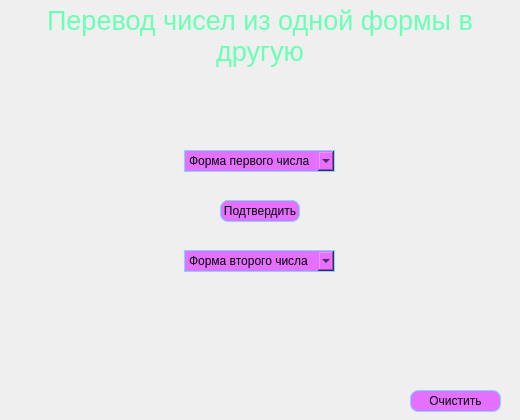
<?xml version="1.0" encoding="UTF-8"?>
<ui version="4.0">
 <class>trig1</class>
 <widget class="QWidget" name="trig1">
  <property name="geometry">
   <rect>
    <x>0</x>
    <y>0</y>
    <width>520</width>
    <height>420</height>
   </rect>
  </property>
  <property name="windowTitle">
   <string>Form</string>
  </property>
  <widget class="QTextBrowser" name="trig">
   <property name="enabled">
    <bool>true</bool>
   </property>
   <property name="geometry">
    <rect>
     <x>0</x>
     <y>0</y>
     <width>520</width>
     <height>470</height>
    </rect>
   </property>
   <property name="styleSheet">
    <string notr="true">background-color: rgba(255, 255, 255, 0);
font: 20pt &quot;MS Serif&quot;;

</string>
   </property>
   <property name="html">
    <string>&lt;!DOCTYPE HTML PUBLIC &quot;-//W3C//DTD HTML 4.0//EN&quot; &quot;http://www.w3.org/TR/REC-html40/strict.dtd&quot;&gt;
&lt;html&gt;&lt;head&gt;&lt;meta name=&quot;qrichtext&quot; content=&quot;1&quot; /&gt;&lt;style type=&quot;text/css&quot;&gt;
p, li { white-space: pre-wrap; }
&lt;/style&gt;&lt;/head&gt;&lt;body style=&quot; font-family:'MS Serif'; font-size:20pt; font-weight:400; font-style:normal;&quot;&gt;
&lt;p align=&quot;center&quot; style=&quot; margin-top:0px; margin-bottom:0px; margin-left:0px; margin-right:0px; -qt-block-indent:0; text-indent:0px;&quot;&gt;&lt;span style=&quot; color:#69ffb4;&quot;&gt;Перевод чисел из одной формы в другую&lt;/span&gt;&lt;/p&gt;&lt;/body&gt;&lt;/html&gt;</string>
   </property>
  </widget>
  <widget class="QPushButton" name="per">
   <property name="geometry">
    <rect>
     <x>220</x>
     <y>200</y>
     <width>80</width>
     <height>22</height>
    </rect>
   </property>
   <property name="styleSheet">
    <string notr="true">QPushButton
{
background-color: rgb(229,112,255);
border: 1px solid rgb(119,221,255);
border-radius:8px;
font: 8pt &quot;Century Gothic&quot;;
}
QPushButton:hover:!pressed
{
background-color: rgb(240,140,255);
}

</string>
   </property>
   <property name="text">
    <string>Перевести</string>
   </property>
  </widget>
  <widget class="QLabel" name="rez">
   <property name="geometry">
    <rect>
     <x>10</x>
     <y>276</y>
     <width>501</width>
     <height>121</height>
    </rect>
   </property>
   <property name="styleSheet">
    <string notr="true">
font: 10pt &quot;Century Gothic&quot;;
</string>
   </property>
   <property name="text">
    <string/>
   </property>
  </widget>
  <widget class="QComboBox" name="first">
   <property name="geometry">
    <rect>
     <x>184</x>
     <y>150</y>
     <width>151</width>
     <height>22</height>
    </rect>
   </property>
   <property name="styleSheet">
    <string notr="true">background-color: rgb(229,112,255);
border: 1px solid rgb(119,221,255);
font: 8pt &quot;Century Gothic&quot;;

</string>
   </property>
   <item>
    <property name="text">
     <string>Форма первого числа</string>
    </property>
   </item>
   <item>
    <property name="text">
     <string>Алгебраическая</string>
    </property>
   </item>
   <item>
    <property name="text">
     <string>Тригонометрическая</string>
    </property>
   </item>
   <item>
    <property name="text">
     <string>Экспоненциальная</string>
    </property>
   </item>
  </widget>
  <widget class="QComboBox" name="second">
   <property name="geometry">
    <rect>
     <x>184</x>
     <y>250</y>
     <width>151</width>
     <height>22</height>
    </rect>
   </property>
   <property name="styleSheet">
    <string notr="true">background-color: rgb(229,112,255);
border: 1px solid rgb(119,221,255);
font: 8pt &quot;Century Gothic&quot;;

</string>
   </property>
   <item>
    <property name="text">
     <string>Форма второго числа</string>
    </property>
   </item>
   <item>
    <property name="text">
     <string>Алгебраическая</string>
    </property>
   </item>
   <item>
    <property name="text">
     <string>Тригонометрическая</string>
    </property>
   </item>
   <item>
    <property name="text">
     <string>Экспоненциальная</string>
    </property>
   </item>
  </widget>
  <widget class="QLineEdit" name="real">
   <property name="geometry">
    <rect>
     <x>-160</x>
     <y>230</y>
     <width>160</width>
     <height>31</height>
    </rect>
   </property>
   <property name="styleSheet">
    <string notr="true">

QLineEdit
{
background-color: rgb(229,112,255);
border: 1px solid rgb(119,221,255);
border-radius:8px;
font: 75 12pt &quot;System&quot;;
}
QLineEdit:hover:!pressed
{
background-color: rgb(240,140,255);
}</string>
   </property>
   <property name="text">
    <string/>
   </property>
  </widget>
  <widget class="QLineEdit" name="imag">
   <property name="geometry">
    <rect>
     <x>520</x>
     <y>230</y>
     <width>160</width>
     <height>31</height>
    </rect>
   </property>
   <property name="styleSheet">
    <string notr="true">

QLineEdit
{
background-color: rgb(229,112,255);
border: 1px solid rgb(119,221,255);
border-radius:8px;
font: 75 12pt &quot;System&quot;;
}
QLineEdit:hover:!pressed
{
background-color: rgb(240,140,255);
}</string>
   </property>
   <property name="text">
    <string/>
   </property>
  </widget>
  <widget class="QPushButton" name="podtv">
   <property name="geometry">
    <rect>
     <x>220</x>
     <y>200</y>
     <width>80</width>
     <height>22</height>
    </rect>
   </property>
   <property name="styleSheet">
    <string notr="true">QPushButton
{
background-color: rgb(229,112,255);
border: 1px solid rgb(119,221,255);
border-radius:8px;
font: 8pt &quot;Century Gothic&quot;;
}
QPushButton:hover:!pressed
{
background-color: rgb(240,140,255);
}

</string>
   </property>
   <property name="text">
    <string>Подтвердить</string>
   </property>
  </widget>
  <widget class="QPushButton" name="real_push">
   <property name="geometry">
    <rect>
     <x>-160</x>
     <y>230</y>
     <width>160</width>
     <height>31</height>
    </rect>
   </property>
   <property name="styleSheet">
    <string notr="true">
background-color: rgba(237, 189, 132,0);
border: 1px solid rgb(40, 91, 174);
border-radius:8px;
font: 75 12pt &quot;System&quot;;

</string>
   </property>
   <property name="text">
    <string/>
   </property>
  </widget>
  <widget class="QPushButton" name="real_push_2">
   <property name="geometry">
    <rect>
     <x>520</x>
     <y>230</y>
     <width>160</width>
     <height>31</height>
    </rect>
   </property>
   <property name="styleSheet">
    <string notr="true">
background-color: rgba(237, 189, 132,0);
border: 1px solid rgb(40, 91, 174);
border-radius:8px;
font: 75 12pt &quot;System&quot;;

</string>
   </property>
   <property name="text">
    <string/>
   </property>
  </widget>
  <widget class="QPlainTextEdit" name="ramka">
   <property name="geometry">
    <rect>
     <x>10</x>
     <y>500</y>
     <width>500</width>
     <height>120</height>
    </rect>
   </property>
   <property name="font">
    <font>
     <family>Fixedsys</family>
     <pointsize>8</pointsize>
     <weight>50</weight>
     <italic>false</italic>
     <bold>false</bold>
     <underline>false</underline>
     <strikeout>false</strikeout>
    </font>
   </property>
   <property name="styleSheet">
    <string notr="true">background-color: rgb(229,112,255);
border: 1px solid rgb(119,221,255);
border-radius:20px;
font: 8pt &quot;Fixedsys&quot;;</string>
   </property>
   <property name="plainText">
    <string/>
   </property>
  </widget>
  <widget class="QPushButton" name="clear">
   <property name="enabled">
    <bool>true</bool>
   </property>
   <property name="geometry">
    <rect>
     <x>410</x>
     <y>390</y>
     <width>91</width>
     <height>22</height>
    </rect>
   </property>
   <property name="styleSheet">
    <string notr="true">QPushButton
{
background-color: rgb(229,112,255);
border: 1px solid rgb(119,221,255);
border-radius:8px;
font: 8pt &quot;Century Gothic&quot;;
}
QPushButton:hover:!pressed
{
background-color: rgb(240,140,255);
}

</string>
   </property>
   <property name="text">
    <string>Очистить</string>
   </property>
  </widget>
  <widget class="QLabel" name="back">
   <property name="geometry">
    <rect>
     <x>0</x>
     <y>0</y>
     <width>520</width>
     <height>420</height>
    </rect>
   </property>
   <property name="text">
    <string/>
   </property>
  </widget>
  <zorder>back</zorder>
  <zorder>ramka</zorder>
  <zorder>trig</zorder>
  <zorder>per</zorder>
  <zorder>rez</zorder>
  <zorder>first</zorder>
  <zorder>second</zorder>
  <zorder>real</zorder>
  <zorder>imag</zorder>
  <zorder>podtv</zorder>
  <zorder>real_push</zorder>
  <zorder>real_push_2</zorder>
  <zorder>clear</zorder>
 </widget>
 <resources/>
 <connections>
  <connection>
   <sender>clear</sender>
   <signal>clicked()</signal>
   <receiver>imag</receiver>
   <slot>clear()</slot>
   <hints>
    <hint type="sourcelabel">
     <x>430</x>
     <y>400</y>
    </hint>
    <hint type="destinationlabel">
     <x>626</x>
     <y>246</y>
    </hint>
   </hints>
  </connection>
  <connection>
   <sender>clear</sender>
   <signal>clicked()</signal>
   <receiver>real</receiver>
   <slot>clear()</slot>
   <hints>
    <hint type="sourcelabel">
     <x>417</x>
     <y>403</y>
    </hint>
    <hint type="destinationlabel">
     <x>-27</x>
     <y>244</y>
    </hint>
   </hints>
  </connection>
  <connection>
   <sender>clear</sender>
   <signal>clicked()</signal>
   <receiver>rez</receiver>
   <slot>clear()</slot>
   <hints>
    <hint type="sourcelabel">
     <x>462</x>
     <y>402</y>
    </hint>
    <hint type="destinationlabel">
     <x>497</x>
     <y>354</y>
    </hint>
   </hints>
  </connection>
 </connections>
</ui>
